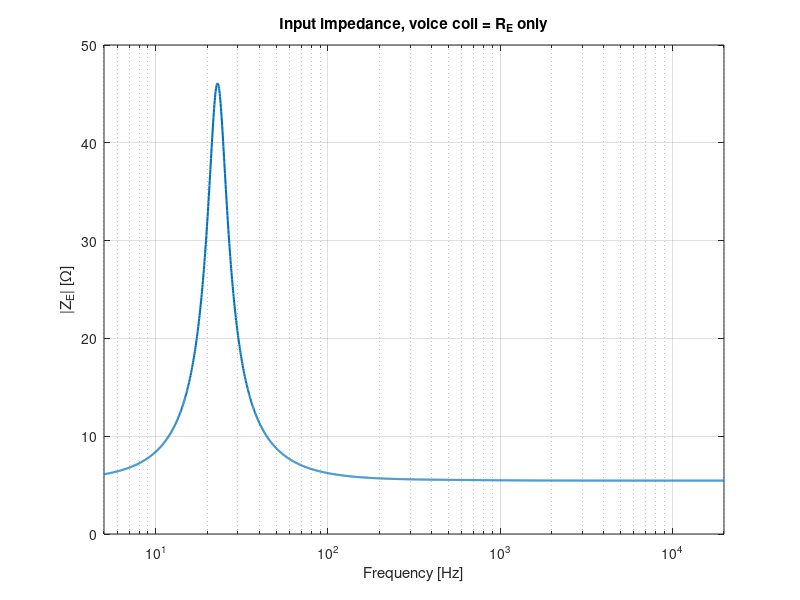
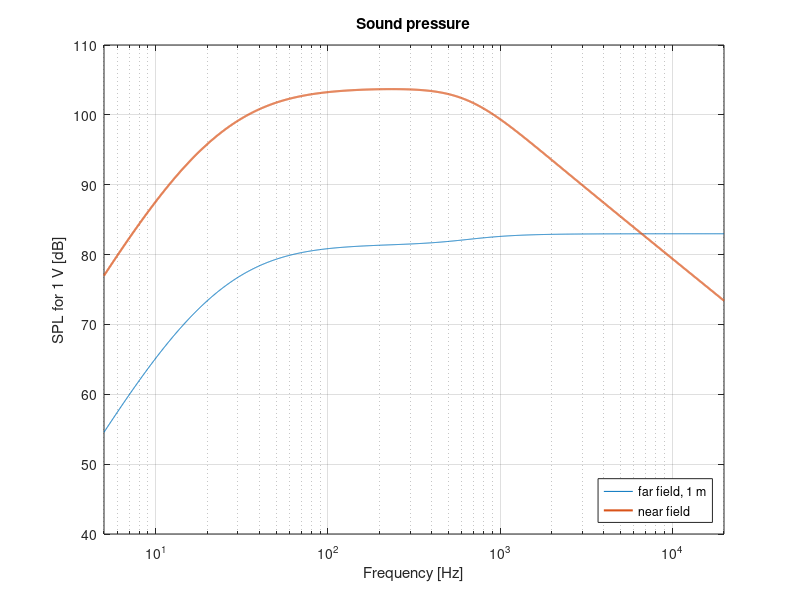
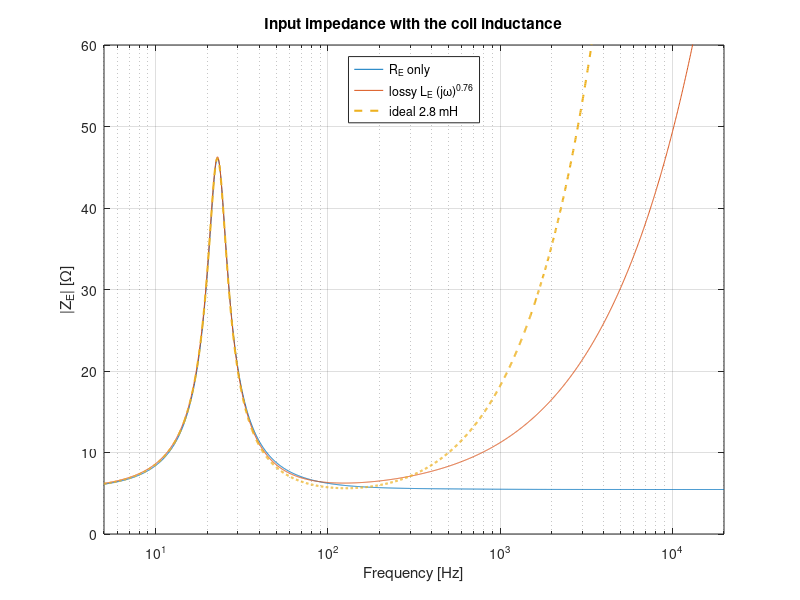
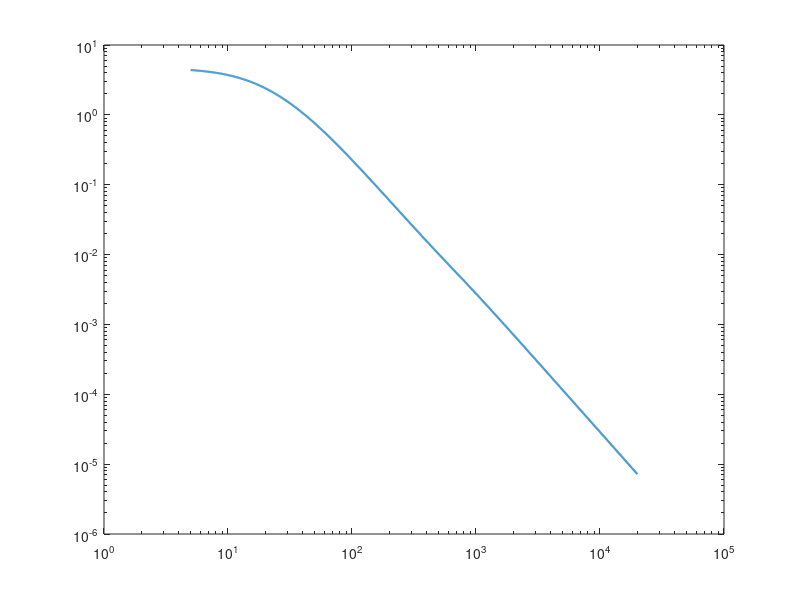

MATLAB code to generate these figures, in order: (Note: this script raises an error after producing the figures.)
%% Lecture 7 - Moving-coil loudspeakers: Problems 7, worked
% 34870 Electroacoustics | 24 September 2026
%
% How to read this: every step first states the formula, then the MATLAB line
% is that same formula typed in, and the result appears right below it. The
% sheet's answer is written in the text so you can compare.
%
% All values are in SI units (kg, m, s, ohm). Grams and mm/N from the sheet
% are converted when they are typed in.
%
% Air (from the sheet):
rho = 1.2      % air density [kg/m^3]
c = 344        % speed of sound [m/s]

%% The formulas used in this whole problem set
% A loudspeaker below a few hundred Hz behaves like one mass-spring-damper,
% driven by the voice coil. Five numbers (the Thiele-Small parameters)
% describe it:
%
% *Resonance frequency* (mass and suspension spring):
%
% $$f_S = \frac{1}{2\pi\sqrt{M_{MS}\,C_{MS}}}$$
%
% *Mechanical Q* (how much the suspension damps the resonance):
%
% $$Q_{MS} = \frac{1}{R_{MS}}\sqrt{\frac{M_{MS}}{C_{MS}}}$$
%
% *Electrical Q* (how much the coil and amplifier damp it: the back-EMF
% drives a current through R_E that brakes the cone):
%
% $$Q_{ES} = \frac{R_E}{(Bl)^2}\sqrt{\frac{M_{MS}}{C_{MS}}}$$
%
% *Total Q* (both dampings together):
%
% $$Q_{TS} = \frac{Q_{MS}\,Q_{ES}}{Q_{MS} + Q_{ES}}$$
%
% *Equivalent volume* (the air volume that is as stiff as the suspension):
%
% $$V_{AS} = \rho c^2 S_D^2 C_{MS}$$
%
% Symbols: M_MS moving mass including the air [kg], C_MS suspension
% compliance [m/N], R_MS suspension damping [Ns/m], Bl force factor [Tm],
% R_E coil resistance [ohm], S_D cone area [m^2].

%% Problem 1a - Find f_S, Q_MS, Q_ES, Q_TS and V_AS
% Given, for the driver mounted in a baffle:
M_MS = 38e-3       % moving mass, 38 g [kg]
R_MS = 1.5         % mechanical damping [Ns/m]
C_MS = 0.9e-3      % compliance, 0.9 mm/N [m/N]
Bl = 5             % force factor [Tm]
R_E = 6            % coil resistance [ohm]
a = 0.10           % cone radius, 10 cm [m]
%%
% The cone area is a circle:
%
% $$S_D = \pi a^2$$
S_D = pi*a^2
%%
% *Resonance frequency.* $f_S = \frac{1}{2\pi\sqrt{M_{MS}C_{MS}}}$
%
% Sheet: 27.2 Hz
f_S = 1/(2*pi*sqrt(M_MS*C_MS))
%%
% *Mechanical Q.* $Q_{MS} = \frac{1}{R_{MS}}\sqrt{M_{MS}/C_{MS}}$
%
% Sheet: 4.3
Q_MS = 1/R_MS*sqrt(M_MS/C_MS)
%%
% *Electrical Q.* $Q_{ES} = \frac{R_E}{(Bl)^2}\sqrt{M_{MS}/C_{MS}}$
%
% Sheet: 1.56
Q_ES = R_E/Bl^2*sqrt(M_MS/C_MS)
%%
% *Total Q.* $Q_{TS} = \frac{Q_{MS}Q_{ES}}{Q_{MS}+Q_{ES}}$
%
% Sheet: 1.15
Q_TS = Q_MS*Q_ES/(Q_MS + Q_ES)
%%
% *Equivalent volume.* $V_{AS} = \rho c^2 S_D^2 C_{MS}$, in m^3, then in
% litres (1 m^3 = 1000 L).
%
% Sheet: 126 litre
V_AS = rho*c^2*S_D^2*C_MS
V_AS_litre = V_AS*1000
%%
% *What it means:* Q_ES is much smaller than Q_MS, so the electrical damping
% is the one that matters, and Q_TS ends up close to Q_ES. Q_TS = 1.15 is
% above 0.707, so this driver has a small peak at resonance.

%% Problem 1b - The same driver in free air
% In free air Q_ES is measured to 1.5. Find Q_MS and the moving mass.
%
% *The idea:* R_E, Bl and C_MS belong to the driver itself, so they are the
% same in free air. Only the air load on the cone changes, and with it
% M_MS. So we take the Q_ES formula and solve it for the mass:
%
% $$Q_{ES} = \frac{R_E}{(Bl)^2}\sqrt{\frac{M_{MS}}{C_{MS}}} \quad\Longrightarrow\quad M_{MS} = \left(\frac{Q_{ES}\,(Bl)^2}{R_E}\right)^2 C_{MS}$$
Q_ES_free = 1.5
M_MS_free = (Q_ES_free*Bl^2/R_E)^2*C_MS
%%
% In grams. Sheet: 35.2 g
M_MS_free_gram = M_MS_free*1000
%%
% Now the mechanical Q with the new mass, $Q_{MS} = \frac{1}{R_{MS}}\sqrt{M_{MS}/C_{MS}}$.
%
% Sheet: 4.17
Q_MS_free = 1/R_MS*sqrt(M_MS_free/C_MS)
%%
% *Check that this makes sense.* On a baffle each side of the cone carries
% an air mass (radiation mass)
%
% $$M_{A1} = \frac{8\rho}{3\pi^2 a}$$
%
% In free air the two sides share one M_A1, so the mass should drop by
% $S_D^2 M_{A1}$. That gives 34.8 g, close to the 35.2 g above.
M_A1 = 8*rho/(3*pi^2*a)
air_mass_one_side_gram = S_D^2*M_A1*1000
38 - air_mass_one_side_gram
%%
% Less mass means the resonance moves UP in free air:
f_S_free = 1/(2*pi*sqrt(M_MS_free*C_MS))

%% Problem 2 - Fill in the missing data for the 315 SWR
% From the data sheet:
%
% * free air: M_MS = 80.2 g, Q_ES = 0.49
% * common: C_MS = 0.55 mm/N, Bl = 11.6 Tm, V_AS = 210 L, R_MS = 3.25 Ns/m
% * baffled: M_MS = 88.2 g
%
% Each missing number comes from one of the five formulas, solved for the
% unknown.
Bl = 11.6          % [Tm]
C_MS = 0.55e-3     % 0.55 mm/N [m/N]
R_MS = 3.25        % [Ns/m]
V_AS = 0.210       % 210 L [m^3]
M_MS_free = 80.2e-3    % free air, 80.2 g [kg]
Q_ES_free = 0.49       % free air
M_MS = 88.2e-3         % baffled, 88.2 g [kg]
%%
% *Resonance frequency in free air.* $f_S = \frac{1}{2\pi\sqrt{M_{MS}C_{MS}}}$
% with the free-air mass.
%
% Sheet: 23.96 Hz
f_S_free = 1/(2*pi*sqrt(M_MS_free*C_MS))
%%
% *Cone area from V_AS.* Solve $V_{AS} = \rho c^2 S_D^2 C_{MS}$ for S_D:
%
% $$S_D = \sqrt{\frac{V_{AS}}{\rho c^2 C_{MS}}}$$
S_D = sqrt(V_AS/(rho*c^2*C_MS))
%%
% In cm^2 (1 m^2 = 10 000 cm^2). Sheet: 519 cm^2
S_D_cm2 = S_D*1e4
%%
% *Coil resistance from the free-air Q_ES.* Write Q_ES with omega_S instead
% of the square root (they are the same thing, since
% $\sqrt{M/C} = \omega_S M$):
%
% $$Q_{ES} = \frac{R_E\,\omega_S M_{MS}}{(Bl)^2} \quad\Longrightarrow\quad R_E = \frac{Q_{ES}\,(Bl)^2}{\omega_S M_{MS}}, \qquad \omega_S = 2\pi f_S$$
%
% Sheet: 5.46 ohm
R_E = Q_ES_free*Bl^2/(2*pi*f_S_free*M_MS_free)
%%
% *Electrical Q on the baffle.* Same formula, now with the baffled mass and
% the baffled resonance frequency.
f_S = 1/(2*pi*sqrt(M_MS*C_MS))
%%
% Sheet: 0.515
Q_ES = R_E*2*pi*f_S*M_MS/Bl^2
%%
% *Free check:* the impedance peak is $Z_{max} = R_E + (Bl)^2/R_{MS}$, and
% the data sheet says "maximum impedance 46.9 ohm".
Z_max = R_E + Bl^2/R_MS

%% Problem 3.1 - Efficiency
% Efficiency = acoustic power out / electrical power in. Above resonance the
% cone is mass controlled and the coil impedance is about R_E. Working it
% through (lecture slide 18), the frequency cancels and what is left is
%
% $$\eta = \frac{\rho}{2\pi c}\;\frac{1}{R_E}\left(\frac{Bl\,S_D}{M_{MS}}\right)^2$$
%
% Use the baffled mass (the speaker is in a baffle). Sheet: 0.47 %
eta = rho/(2*pi*c) * 1/R_E * (Bl*S_D/M_MS)^2
eta_percent = eta*100
%%
% So less than half a percent of the electrical power becomes sound. The
% rest heats the voice coil.

%% Problem 3.2 - Sensitivity (pressure at 1 m for 1 V)
% Above resonance the pressure 1 m away is flat and equal to
%
% $$p_{1m} = \frac{\rho}{2\pi}\,\frac{Bl\,S_D}{R_E\,M_{MS}}\cdot e_g$$
%
% with e_g = 1 V.
e_g = 1
p_1m = rho/(2*pi) * Bl*S_D/(R_E*M_MS) * e_g
%%
% In dB relative to 1 Pa/V: $20\log_{10}(p_{1m})$. Sheet: -12.4 dB
sensitivity_dB = 20*log10(p_1m)
%%
% The same as a sound pressure level (re 20 µPa), for 1 V and for 2.83 V
% (1 W into 8 ohm). The data sheet measured 89.3 dB at 2.83 V.
SPL_1V = 20*log10(p_1m/20e-6)
SPL_2V83 = 20*log10(2.83*p_1m/20e-6)

%% Problem 3.3 - Cone displacement at 50 Hz and 200 Hz, 4 V
% Displacement is a low-pass filter with the same resonance and Q as the
% speaker:
%
% $$x_D = \frac{Bl\,C_{MS}}{R_E}\;\frac{e_g}{\left|\,1 - (f/f_S)^2 + j\,\dfrac{f/f_S}{Q_{TS}}\,\right|}$$
%
% The first fraction is the displacement at very low frequency (the force
% Bl*e_g/R_E pushing on the spring). The second part is the usual resonance
% denominator: about 1 far below f_S, large far above it.
%
% We need Q_TS for the baffled speaker first:
Q_MS = 2*pi*f_S*M_MS/R_MS
Q_TS = Q_MS*Q_ES/(Q_MS + Q_ES)
e_g = 4
%%
% Low-frequency displacement, in mm:
x_static_mm = Bl*C_MS/R_E*e_g*1000
%%
% *At 50 Hz.* Sheet: 0.76 mm
f = 50;
x_50Hz_mm = Bl*C_MS/R_E*e_g / abs(1 - (f/f_S)^2 + 1j*(f/f_S)/Q_TS) * 1000
%%
% *At 200 Hz.* Sheet: 59.9 µm (printed as "m", a typo)
f = 200;
x_200Hz_um = Bl*C_MS/R_E*e_g / abs(1 - (f/f_S)^2 + 1j*(f/f_S)/Q_TS) * 1e6
%%
% Four times the frequency gives about 1/13 of the displacement. Far above
% resonance it becomes 1/16, because the mass takes over.

%% Problem 3.4 - Maximum SPL before the coil leaves the magnet gap
% The coil is 26 mm long and the gap is 8 mm high. The coil is longer than
% the gap (overhung), so it can move this far before windings leave the
% gap:
%
% $$x_{max} = \frac{l_{vc} - h_{mg}}{2}$$
x_max = (26e-3 - 8e-3)/2
%%
% The far-field pressure from a moving piston at distance r is set by its
% acceleration, $\omega^2 x$:
%
% $$p = \frac{\omega^2\,\rho\,S_D\,x}{2\pi r}, \qquad \omega = 2\pi f$$
%
% x_max is a peak value, so divide by sqrt(2) for the rms pressure, then
% convert to dB SPL.
r = 1;
f = 50;
p_peak_50Hz = (2*pi*f)^2*rho*S_D*x_max/(2*pi*r)
SPL_max_50Hz = 20*log10(p_peak_50Hz/sqrt(2)/20e-6)
%%
% Sheet: 109.9 dB. Now at 200 Hz (sheet: 133.9 dB):
f = 200;
p_peak_200Hz = (2*pi*f)^2*rho*S_D*x_max/(2*pi*r)
SPL_max_200Hz = 20*log10(p_peak_200Hz/sqrt(2)/20e-6)
%%
% *Reality check:* how many volts would that take? From 3.3, 4 V gives
% 0.76 mm at 50 Hz and 0.060 mm at 200 Hz, and displacement scales with
% voltage:
volts_needed_50Hz = 4 * x_max/(x_50Hz_mm/1000)
volts_needed_200Hz = 4 * x_max/(x_200Hz_um/1e6)
%%
% 600 V would burn the coil long before. At high frequency the real limit is
% heat, at low frequency it is excursion. The data sheet's "max linear SPL
% 110 dB" is the 50 Hz number.

%% Problem 4 - The loudspeaker model over frequency
% Problem 4 asks for this in LTspice (the finished model is in
% LTspice/Problems 7 - Loudspeaker/). Here we compute the same three
% curves: input impedance, sound pressure and displacement.
%
% *Step 1: the air load.* Each side of the cone pushes on air. For a piston
% in a baffle at low frequency that air acts as a mass
% $M_{A1} = 8\rho/(3\pi^2 a)$ per side. Seen from the cone it adds
% $2 S_D^2 M_{A1}$ to the mass.
%
% The data sheet's 88.2 g already includes that air. The model adds the
% air separately, so we need the mass WITHOUT air, the diaphragm mass:
%
% $$M_{MD} = M_{MS} - 2S_D^2M_{A1}$$
a = sqrt(S_D/pi)
M_A1 = 8*rho/(3*pi^2*a)
M_MD = M_MS - 2*S_D^2*M_A1
M_MD_gram = M_MD*1000
%%
% *Step 2: the full air load (not just the mass).* At higher frequency the
% air load also has a resistive part, the part that actually radiates
% sound. Leach's circuit for a baffled piston is
%
% $$Z_{ar} = j\omega M_{A1} \;\parallel\; \left[R_{A2} + \left(R_{A1}\parallel \frac{1}{j\omega C_{A1}}\right)\right]$$
%
% with these element values:
R_A1 = 0.441*rho*c/S_D
R_A2 = rho*c/S_D
C_A1 = 5.94*a^3/(rho*c^2)
%%
% *Step 3: the frequency axis* (5 Hz to 20 kHz, 2000 points, log spaced)
% and $j\omega$.
f = logspace(log10(5), log10(20000), 2000);
jw = 1j*2*pi*f;
%%
% The air-load circuit from step 2, typed in (a parallel connection is
% 1/(1/Z1 + 1/Z2)):
Z_ar = 1 ./ ( 1./(jw*M_A1) + 1./(R_A2 + 1./(1/R_A1 + jw*C_A1)) );
%%
% *Step 4: mechanical impedance of the moving cone.* Mass, damper, spring,
% plus the air load on both sides transformed by S_D^2:
%
% $$Z_M = j\omega M_{MD} + R_{MS} + \frac{1}{j\omega C_{MS}} + 2S_D^2 Z_{ar}$$
Z_M = jw*M_MD + R_MS + 1./(jw*C_MS) + 2*S_D^2*Z_ar;
%%
% *Step 5: what the amplifier sees.* The coil is a gyrator: the mechanical
% impedance shows up at the terminals as (Bl)^2 / Z_M:
%
% $$Z_E = R_E + \frac{(Bl)^2}{Z_M}$$
Z_E = R_E + Bl^2./Z_M;
%%
% *Step 6: from 1 V to cone velocity, volume velocity, pressure and
% displacement.*
%
% $$i = \frac{e_g}{Z_E}, \quad u = \frac{Bl\,i}{Z_M}, \quad U = S_D\,u, \quad p_{far} = \frac{j\omega\rho\,U}{2\pi r}, \quad p_{near} = Z_{ar}\,U, \quad x = \frac{u}{j\omega}$$
e_g = 1;
i = e_g./Z_E;
u = Bl*i./Z_M;
U = S_D*u;
p_far = jw*rho.*U/(2*pi*1);
p_near = Z_ar.*U;
x = u./jw;

%% Problem 4.1 - Check the model: where is the impedance peak?
% The impedance peak should sit at the resonance, f_S = 22.9 Hz on the data
% sheet, with a height of about R_E + (Bl)^2/R_MS = 46.9 ohm.
[Z_peak, k] = max(abs(Z_E))
f_peak = f(k)
%%
% The peak is slightly lower than 46.9 ohm because the air's radiation
% resistance adds a little damping.
figure;
semilogx(f, abs(Z_E), 'LineWidth', 1.5);
grid on; xlim([5 20000]);
xlabel('Frequency [Hz]'); ylabel('|Z_E| [\Omega]');
title('Input impedance, voice coil = R_E only');

%% Problem 4.2 - Far-field and near-field sound pressure
% Far field (1 m) and near field (microphone right at the cone), both for
% 1 V, as SPL:
%
% $$L_p = 20\log_{10}\frac{|p|}{20\,\mu\text{Pa}}$$
SPL_far = 20*log10(abs(p_far)/20e-6);
SPL_near = 20*log10(abs(p_near)/20e-6);
figure;
semilogx(f, SPL_far, f, SPL_near, 'LineWidth', 1.5);
grid on; xlim([5 20000]); ylim([40 110]);
xlabel('Frequency [Hz]'); ylabel('SPL for 1 V [dB]');
legend('far field, 1 m', 'near field', 'Location', 'southeast');
title('Sound pressure');
%%
% Both curves have the same shape at low frequency. The near field is higher
% by
%
% $$\frac{p_{near}}{p_{far}} = \frac{16\,r}{3\pi a}$$
near_minus_far_dB = 20*log10(16*1/(3*pi*a))
%%
% That is why you can measure close to the cone (no anechoic room needed)
% and subtract 22.4 dB to get the far-field response. It only works while
% ka < 1, i.e. below this frequency:
f_ka1 = c/(2*pi*a)

%% Problem 4.3 - Add the lossy voice-coil inductance
% A real voice coil is not an ideal inductor. Eddy currents in the iron pole
% piece make it rise more slowly with frequency. The sheet's model is
%
% $$Z_L = L_E^*\,(j\omega)^n, \qquad L_E^* = 0.0106,\; n = 0.76$$
%
% It simply goes in series with R_E:
%
% $$Z_E = R_E + L_E^*(j\omega)^n + \frac{(Bl)^2}{Z_M}$$
L_star = 0.0106;
n = 0.76;
Z_E_lossy = R_E + L_star*jw.^n + Bl^2./Z_M;
%%
% For comparison, an ideal 2.8 mH inductor (the data sheet's L_E):
Z_E_ideal = R_E + jw*2.8e-3 + Bl^2./Z_M;
figure;
semilogx(f, abs(Z_E), f, abs(Z_E_lossy), f, abs(Z_E_ideal), '--', 'LineWidth', 1.5);
grid on; xlim([5 20000]); ylim([0 60]);
xlabel('Frequency [Hz]'); ylabel('|Z_E| [\Omega]');
legend('R_E only', 'lossy L_E (j\omega)^{0.76}', 'ideal 2.8 mH', 'Location', 'north');
title('Input impedance with the coil inductance');
%%
% At 1 kHz: R_E only, lossy model, ideal inductor (ohm). The ideal inductor
% rises far too fast. The lossy model is what real speakers measure like.
k = find(f >= 1000, 1);
Z_at_1kHz = [abs(Z_E(k)), abs(Z_E_lossy(k)), abs(Z_E_ideal(k))]

%% Displacement over frequency (links back to 3.3)
% The same model gives the cone displacement. Here at 4 V, in mm, with the
% 9 mm limit from 3.4 drawn in.
figure;
loglog(f, 4*abs(x)*1000, 'LineWidth', 1.5);
hold on; yline(x_max*1000, 'r--', 'x_{max} = 9 mm'); hold off;
grid on; xlim([5 2000]); ylim([1e-3 20]);
xlabel('Frequency [Hz]'); ylabel('Displacement at 4 V [mm]');
title('Cone displacement');

%% Summary
% * f_S, Q_MS, Q_ES, Q_TS and V_AS all come from M_MS, C_MS, R_MS, Bl, R_E and S_D.
% * The electrical damping usually dominates, so Q_TS is close to Q_ES.
% * Free air has half the air mass of a baffle, so f_S is higher there.
% * Above f_S the pressure is flat at (rho/2pi) Bl S_D/(R_E M_MS) per volt.
% * Efficiency is below 1 %; the rest heats the coil.
% * Displacement grows 4x for every octave lower: bass is limited by
%   excursion, treble by heat.
% * In a model that includes the air load, use the mass without air, M_MD.
